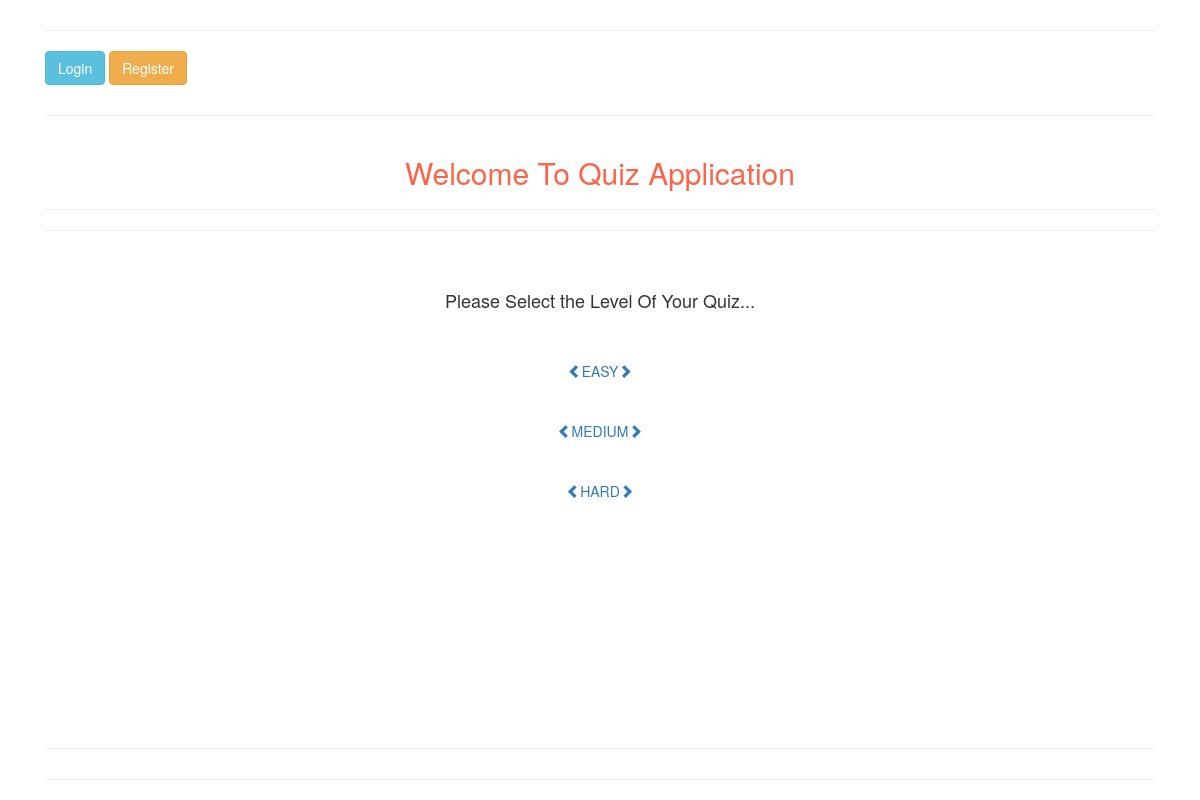
The page / on the database its author committed.
### quiz/models.py (models this page shows, shortened)
class Quiz( models.Model ):
    name = models.CharField( max_length=100 )
    difficulty = models.CharField( choices=choices, max_length=100 )
    number_of_questions = models.IntegerField( default=0, help_text='number of questions for quiz' )
    min_score = models.IntegerField( default=0, help_text='min score you need to pass the quiz.' )
    required_time = models.IntegerField()

### quiz/views.py (the view)
# urls.py: path( '', QuizListView.as_view(), name='home-view' ),
class QuizListView( ListView ):
    model = Quiz
    template_name = 'quiz/main-page.html'

### quiz/templates/quiz/main-page.html (shortened to what this page needs)
{% extends 'shared/_MainLayout.html' %}
{% load static %}
{% block content %}
    <div class="container">
        <hr class="mt-5">
        {% if not request.user.is_authenticated %}
            <a href="{% url 'account_login' %}" class="btn btn-info">Login</a>
            <a href="{% url 'account_signup' %}" class="btn btn-warning">Register</a>
        {% else %}
            <a href="{% url 'account_logout' %}" class="btn btn-dark text-light">Logout <i
                    class="fa fa-sign-out"></i></a>
            <h6 id="user-name" class="mt-4">Hello {{ request.user.username }} <i class="fa fa-user text-info"></i></h6>
        {% endif %}
        <hr class="mt-5">
    </div>
    <div class="container">
        <h2 class="text-center" id="welcome-title">Welcome To Quiz Application</h2>
        <hr>
        <hr>
    </div>
    <div class="container mt-5 text-center">
        <h4 class="text-center">Please Select the Level Of Your Quiz...</h4>
        <br>
        <br>
        {% for quiz in object_list %}
            <a href="{% url 'quiz:quiz' quiz.id %}" class="text-center mt-5"
                    {% if not request.user.is_authenticated %} onclick="return false;" {% endif %}><i
                    class="glyphicon glyphicon-chevron-left"></i>{{ quiz.difficulty|upper }}<i
                    class="glyphicon glyphicon-chevron-right"></i></a>
            <br>
            <br>
            <br>
        {% endfor %}
    </div>
    <div class="container fixed-bottom">
        <hr class="mt-5">
        <hr class="mt-5">
    </div>
{% endblock %}

### static/css/style.css (style rules this page uses)
#welcome-title { color: tomato; animation: Shadow 2s infinite; }
a { text-decoration: none; }

### rows shown on the page
Quiz: difficulty "EASY"
Quiz: difficulty "MEDIUM"
Quiz: difficulty "HARD"
